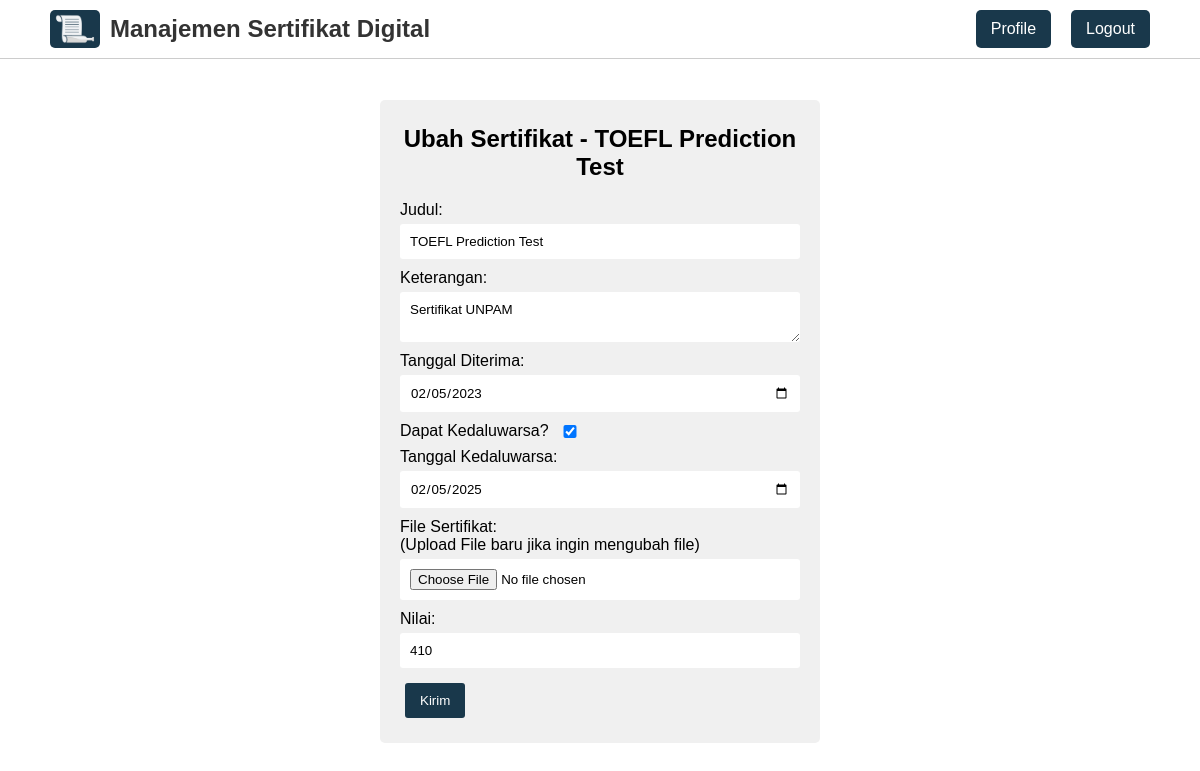
/ubah_sertifikat.php?id_sertifikat=2 (signed in), run on the app's committed database.
### tables this page shows
CREATE TABLE `sertifikat` (
  `id_sertifikat` int(11) NOT NULL,
  `judul` varchar(100) NOT NULL,
  `keterangan` text NOT NULL,
  `tanggal_diterima` date NOT NULL,
  `tanggal_kedaluwarsa` date DEFAULT NULL,
  `file_sertifikat` text NOT NULL,
  `id_user` int(11) NOT NULL
);

CREATE TABLE `penilaian` (
  `id_penilaian` int(11) NOT NULL,
  `id_sertifikat` int(11) NOT NULL,
  `nilai` int(11) NOT NULL
);

### ubah_sertifikat.php (the view, shortened to what this page needs)
<?php
require_once 'koneksi.php';
$id_user = $_SESSION['id_user'];
$id_sertifikat = $_GET['id_sertifikat'];
$sertifikat = mysqli_query($koneksi, "SELECT * FROM sertifikat INNER JOIN user ON sertifikat.id_user = user.id_user LEFT JOIN penilaian ON sertifikat.id_sertifikat = penilaian.id_sertifikat WHERE sertifikat.id_sertifikat = '$id_sertifikat' && sertifikat.id_user = '$id_user'");
$data_sertifikat = mysqli_fetch_assoc($sertifikat);
?>
<html>
<head>
    <?php include_once 'head.php'; ?>
</head>
<body>
    <?php include_once 'navbar.php'; ?>
    <div class="container">
        <form method="post" class="login-form" enctype="multipart/form-data">
            <h2>Ubah Sertifikat - <?= $data_sertifikat['judul']; ?></h2>
            <label for="judul">Judul:</label>
            <input type="text" id="judul" name="judul" value="<?= $data_sertifikat['judul']; ?>" required>
            <label for="keterangan">Keterangan:</label>
            <textarea id="keterangan" name="keterangan" required><?= $data_sertifikat['keterangan']; ?></textarea>
            <label for="tanggal_diterima">Tanggal Diterima:</label>
            <input type="date" id="tanggal_diterima" name="tanggal_diterima" required value="<?= date("Y-m-d", strtotime($data_sertifikat['tanggal_diterima'])); ?>">
            <label for="kedaluwarsa">Dapat Kedaluwarsa?</label>
            <?php if ($data_sertifikat['tanggal_kedaluwarsa'] == '0000-00-00'): ?>
                <input type="checkbox" name="kedaluwarsa" id="kedaluwarsa" class="checkbox">
                <div style="display: none;" id="form_tanggal_kedaluwarsa">
                    <label for="tanggal_kedaluwarsa">Tanggal Kedaluwarsa:</label>
                    <input type="date" id="tanggal_kedaluwarsa" name="tanggal_kedaluwarsa" value="<?= date("Y-m-d", strtotime($data_sertifikat['tanggal_kedaluwarsa'])); ?>">
                </div>
            <?php else: ?>
                <input type="checkbox" name="kedaluwarsa" id="kedaluwarsa" class="checkbox" checked>
                <div id="form_tanggal_kedaluwarsa">
                    <label for="tanggal_kedaluwarsa">Tanggal Kedaluwarsa:</label>
                    <input type="date" id="tanggal_kedaluwarsa" name="tanggal_kedaluwarsa" value="<?= date("Y-m-d", strtotime($data_sertifikat['tanggal_kedaluwarsa'])); ?>">
                </div>
            <?php endif ?>
            <label for="file_sertifikat">File Sertifikat: <br> (Upload File baru jika ingin mengubah file)</label>
            <input type="file" name="file_sertifikat" id="file_sertifikat">
            <label for="nilai">Nilai:</label>
            <input type="number" id="nilai" name="nilai" value="<?= $data_sertifikat['nilai']; ?>" required>
            <button type="submit" name="btnUbah" class="btn">Kirim</button>
        </form>
    </div>
</body>
</html>

### style.css (style rules this page uses)
* { font-family: 'Arial', sans-serif; }
body { margin: 0; padding: 0; }
.container { margin: 100px auto; max-width: 1200px; padding: 0 15px; }
.login-form { max-width: 400px; margin: 0 auto; padding: 20px; padding-top: 5px; background-color: #f0f0f0; border-radius: 5px; }
.login-form h2 { text-align: center; }
.login-form label { display: block; margin-bottom: 5px; }
.login-form input, .login-form textarea { width: 100%; padding: 10px; border: none; background-color: #fff; border-radius: 3px; margin-bottom: 10px; }
.btn { text-align: center; display: inline-block; padding: 10px 15px; border: none; background-color: #19384B; color: #fff; border-radius: 3px; cursor: pointer; text-decoration: none; margin: 5px; }
.checkbox { margin-left: -30px; margin-top: -20px; }

### data on the page
sertifikat: judul "TOEFL Prediction Test", keterangan "Sertifikat UNPAM", tanggal_diterima "02/05/2023", tanggal_kedaluwarsa "02/05/2025", nilai "410"
